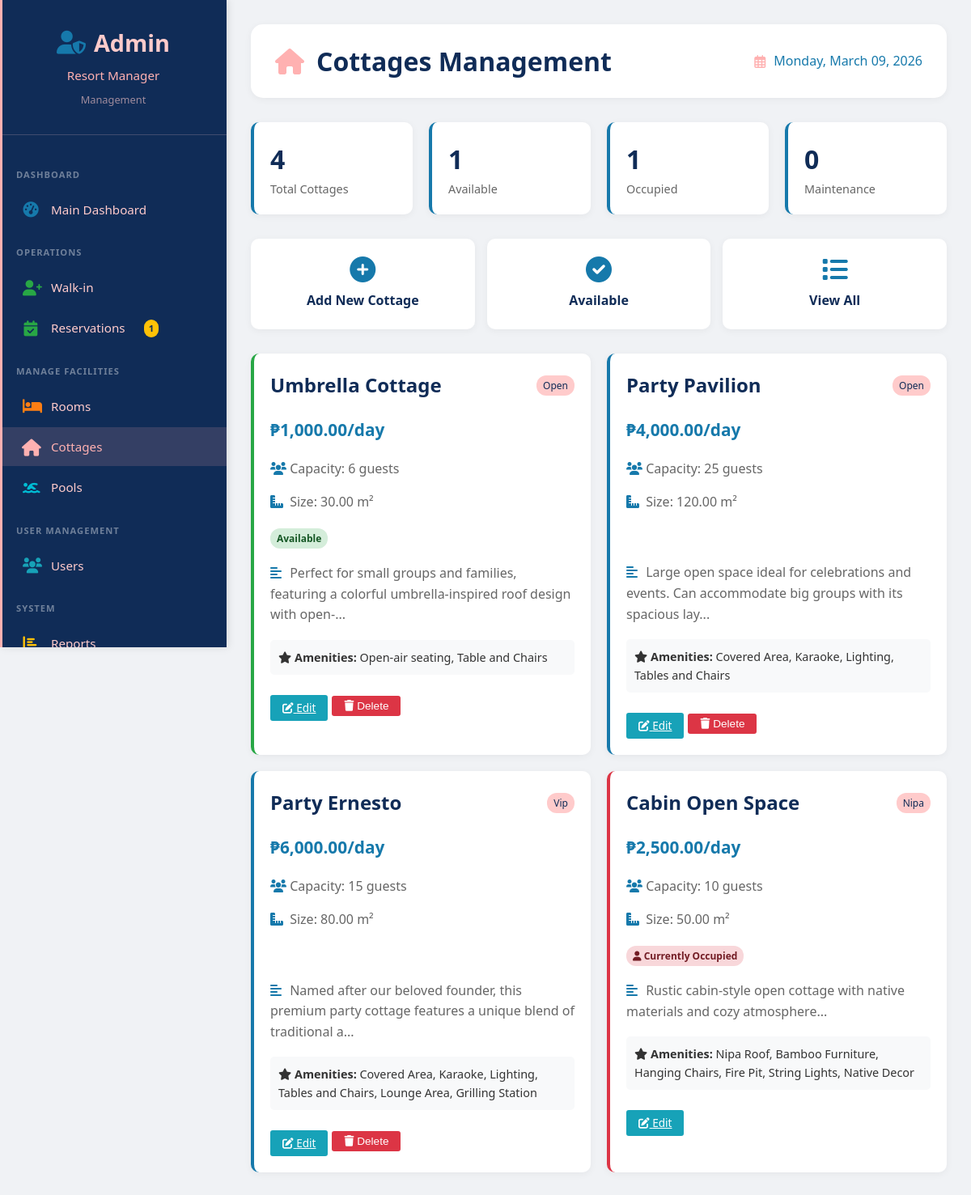
Page /admin/cottages.php (signed in) on the committed database.
### tables this page shows
CREATE TABLE `users` (
  `id` int(11) NOT NULL,
  `username` varchar(50) NOT NULL,
  `email` varchar(100) NOT NULL,
  `password` varchar(255) NOT NULL,
  `full_name` varchar(100) NOT NULL,
  `phone` varchar(20) DEFAULT NULL,
  `address` text DEFAULT NULL,
  `role` enum('super_admin','admin','staff','guest') DEFAULT 'guest',
  `status` enum('active','inactive') DEFAULT 'active',
  `is_walkin_account` tinyint(1) DEFAULT 0,
  `last_login` timestamp NULL DEFAULT NULL,
  `created_at` timestamp NOT NULL DEFAULT current_timestamp(),
  `updated_at` timestamp NOT NULL DEFAULT current_timestamp() ON UPDATE current_timestamp()
);

CREATE TABLE `cottages` (
  `id` int(11) NOT NULL,
  `cottage_name` varchar(100) NOT NULL,
  `description` text DEFAULT NULL,
  `capacity` int(11) DEFAULT 4,
  `size_sqm` decimal(5,2) DEFAULT NULL,
  `amenities` text DEFAULT NULL,
  `price` decimal(10,2) DEFAULT NULL,
  `cottage_type` enum('open','closed','nipa','family','vip') NOT NULL,
  `status` enum('available','unavailable') DEFAULT 'available',
  `created_at` timestamp NOT NULL DEFAULT current_timestamp()
);

### includes/database.php (called while the page is built, shortened)
<?php
class Database {
    private static $instance = null;
    private $connection;
    private $debug = true;
    private function __construct() {
        try {
            $dsn = 'mysql:host=' . DB_HOST . ';dbname=' . DB_NAME . ';charset=' . DB_CHARSET;
            $options = [
                PDO::ATTR_ERRMODE => PDO::ERRMODE_EXCEPTION,
                PDO::ATTR_DEFAULT_FETCH_MODE => PDO::FETCH_ASSOC,
                PDO::ATTR_EMULATE_PREPARES => false,
            ];
            $this->connection = new PDO($dsn, DB_USER, DB_PASS, $options);
        } catch (PDOException $e) {
            die("Connection failed: " . $e->getMessage());
        }
    }
    public static function getInstance() {
        if (self::$instance === null) {
            self::$instance = new self();
        }
        return self::$instance;
    }
    public function query($sql, $params = []) {
        try {
            $this->statement = $this->connection->prepare($sql);
            if (!empty($params)) {
                foreach ($params as $key => $value) {
                    $paramType = PDO::PARAM_STR;
                    if (is_int($value)) {
                        $paramType = PDO::PARAM_INT;
                    } elseif (is_bool($value)) {
                        $paramType = PDO::PARAM_BOOL;
                    } elseif (is_null($value)) {
                        $paramType = PDO::PARAM_NULL;
                    }
                    if (is_string($key)) {
                        $this->statement->bindValue(':' . ltrim($key, ':'), $value, $paramType);
                    } else {
                        $this->statement->bindValue($key + 1, $value, $paramType);
                    }
                }
            }
            $this->statement->execute();
            return $this->statement;
        } catch (PDOException $e) {
            if ($this->debug) {
                error_log("Query Error: " . $e->getMessage());
                error_log("SQL: " . $sql);
                error_log("Params: " . print_r($params, true));
            }
            throw $e;
        }
    }
    public function getRow($sql, $params = []) {
        return $this->query($sql, $params)->fetch();
    }
    public function getRows($sql, $params = []) {
        return $this->query($sql, $params)->fetchAll();
    }
    public function getValue($sql, $params = []) {
        return $this->query($sql, $params)->fetchColumn();
    }
}

### admin/cottages.php (the view, shortened to what this page needs)
<?php
require_once BASE_PATH . '/includes/Database.php';
$db = Database::getInstance();
$current_user = $db->getRow("SELECT * FROM users WHERE id = ?", [$_SESSION['user_id']]);
$cottages = $db->getRows("
    SELECT c.*,
           (SELECT COUNT(*) FROM reservation_cottages rc
            JOIN reservations r ON rc.reservation_id = r.id
            WHERE rc.cottage_id = c.id AND r.status = 'checked_in') as is_occupied
    FROM cottages c
    ORDER BY c.id
");
$total_cottages = count($cottages);
$available_cottages = $db->getValue("SELECT COUNT(*) FROM cottages WHERE status = 'available'");
$occupied_cottages = 0;
foreach ($cottages as $c) {
    if ($c['is_occupied'] > 0) $occupied_cottages++;
}
$maintenance_cottages = $db->getValue("SELECT COUNT(*) FROM cottages WHERE status = 'unavailable'");
?>
<!DOCTYPE html>
<html lang="en">
<head>
   <link rel="stylesheet" href="<?php echo BASE_URL; ?>/assets/css/style.css">
    <link rel="stylesheet" href="<?php echo BASE_URL; ?>/assets/css/admin.css">
    <link rel="stylesheet" href="/assets/css/sidebar.css">
    <link rel="stylesheet" href="https://cdnjs.cloudflare.com/ajax/libs/font-awesome/6.0.0/css/all.min.css">
</head>
<body>
     <?php include '../includes/sidebar.php'; ?>
    <div class="main-content">
        <div class="top-bar">
            <h1>
                <i class="fas fa-home"></i>
                Cottages Management
            </h1>
            <div class="date">
                <i class="far fa-calendar-alt"></i> <?php echo date('l, F d, Y'); ?>
            </div>
        </div>
        <div class="cottage-stats">
            <div class="cottage-stat-card">
                <div class="number"><?php echo $total_cottages; ?></div>
                <div class="label">Total Cottages</div>
            </div>
            <div class="cottage-stat-card">
                <div class="number"><?php echo $available_cottages; ?></div>
                <div class="label">Available</div>
            </div>
            <div class="cottage-stat-card">
                <div class="number"><?php echo $occupied_cottages; ?></div>
                <div class="label">Occupied</div>
            </div>
            <div class="cottage-stat-card">
                <div class="number"><?php echo $maintenance_cottages; ?></div>
                <div class="label">Maintenance</div>
            </div>
        </div>
        <div class="quick-actions">
            <a href="#" onclick="openAddCottageModal()" class="quick-action">
                <i class="fas fa-plus-circle"></i>
                <span>Add New Cottage</span>
            </a>
            <a href="?status=available" class="quick-action">
                <i class="fas fa-check-circle"></i>
                <span>Available</span>
            </a>
            <a href="cottages.php" class="quick-action">
                <i class="fas fa-list"></i>
                <span>View All</span>
            </a>
        </div>
        <div class="cottage-grid">
            <?php foreach ($cottages as $cottage):
                $status_class = $cottage['status'];
                if ($cottage['is_occupied'] > 0) $status_class = 'occupied';
            ?>
            <div class="cottage-card <?php echo $status_class; ?>">
                <div class="cottage-header">
                    <span class="cottage-name"><?php echo htmlspecialchars($cottage['cottage_name']); ?></span>
                    <span class="cottage-type-badge"><?php echo ucfirst($cottage['cottage_type']); ?></span>
                </div>
                <div class="cottage-price">₱<?php echo number_format($cottage['price'], 2); ?>/day</div>
                <div class="cottage-detail">
                    <i class="fas fa-users"></i> Capacity: <?php echo $cottage['capacity']; ?> guests
                </div>
                <div class="cottage-detail">
                    <i class="fas fa-ruler-combined"></i> Size: <?php echo $cottage['size_sqm']; ?> m²
                </div>
                <div style="margin: 10px 0;">
                    <?php if ($cottage['is_occupied'] > 0): ?>
                        <span class="status-badge status-occupied">
                            <i class="fas fa-user"></i> Currently Occupied
                        </span>
                    <?php else: ?>
                        <span class="status-badge status-<?php echo $cottage['status']; ?>">
                            <?php echo ucfirst($cottage['status']); ?>
                        </span>
                    <?php endif; ?>
                </div>
                <div class="cottage-detail">
                    <i class="fas fa-align-left"></i> <?php echo htmlspecialchars(substr($cottage['description'], 0, 100)) . '...'; ?>
                </div>
                <?php if ($cottage['amenities']): ?>
                <div class="amenities-list">
                    <i class="fas fa-star"></i> <strong>Amenities:</strong> <?php echo htmlspecialchars($cottage['amenities']); ?>
                </div>
                <?php endif; ?>
                <div class="action-buttons">
                    <a href="?edit=<?php echo $cottage['id']; ?>" class="btn-icon btn-edit">
                        <i class="fas fa-edit"></i> Edit
                    </a>
                    <?php if ($cottage['is_occupied'] == 0): ?>
                    <form method="POST" style="display: inline;" onsubmit="return confirm('Are you sure you want to delete this cottage?');">
                        <button type="submit" class="btn-icon btn-delete">
                            <i class="fas fa-trash"></i> Delete
                        </button>
                    </form>
                    <?php endif; ?>
                </div>
            </div>
            <?php endforeach; ?>
        </div>
    </div>
</body>
</html>

### includes/sidebar.php (shortened to what this page needs)
<?php
$user_role = $current_user['role'] ?? 'guest';
$user_name = $current_user['full_name'] ?? $current_user['username'] ?? 'User';
$current_page = basename($_SERVER['PHP_SELF']);
$current_directory = basename(dirname($_SERVER['PHP_SELF']));
?>
<div class="sidebar <?php echo $user_role; ?>-sidebar" id="sidebar">
    <div class="sidebar-header <?php echo $user_role; ?>-header">
        <h2>
            <?php if ($user_role == 'super_admin'): ?>
                <i class="fas fa-crown"></i>
            <?php elseif ($user_role == 'admin'): ?>
                <i class="fas fa-user-shield"></i>
            <?php elseif ($user_role == 'staff'): ?>
                <i class="fas fa-user-tie"></i>
            <?php else: ?>
                <i class="fas fa-user"></i>
            <?php endif; ?>
            <span>
                <?php
                if ($user_role == 'super_admin') echo 'Super Admin';
                elseif ($user_role == 'admin') echo 'Admin';
                elseif ($user_role == 'staff') echo 'Staff';
                else echo 'Guest Portal';
                ?>
            </span>
        </h2>
        <p><?php echo htmlspecialchars($user_name); ?></p>
        <small>
            <?php
            if ($user_role == 'super_admin') echo 'Full Access';
            elseif ($user_role == 'admin') echo 'Management';
            elseif ($user_role == 'staff') echo 'Front Desk';
            else echo 'Welcome Back!';
            ?>
        </small>
    </div>
    <ul class="sidebar-menu <?php echo $user_role; ?>" id="sidebarMenu">
        <?php if ($user_role == 'super_admin' || $user_role == 'admin'): ?>
            <li class="menu-section-header">
                <span class="menu-section-title">DASHBOARD</span>
            </li>
            <li>
                <a href="<?php echo BASE_URL; ?>/admin/dashboard.php" class="<?php echo ($current_directory == 'admin' && $current_page == 'dashboard.php') ? 'active' : ''; ?>">
                    <i class="fas fa-tachometer-alt"></i> <span>Main Dashboard</span>
                </a>
            </li>
            <li class="menu-section-header">
                <span class="menu-section-title">OPERATIONS</span>
            </li>
            <li>
                <a href="<?php echo BASE_URL; ?>/admin/walkin.php" class="<?php echo ($current_directory == 'admin' && $current_page == 'walkin.php') ? 'active' : ''; ?>">
                    <i class="fas fa-user-plus"></i> <span>Walk-in</span>
                </a>
            </li>
            <li>
                <a href="<?php echo BASE_URL; ?>/admin/reservations.php" class="<?php echo ($current_directory == 'admin' && $current_page == 'reservations.php') ? 'active' : ''; ?>">
                    <i class="fas fa-calendar-check"></i> <span>Reservations</span>
                    <?php
                    if ($user_role == 'super_admin' || $user_role == 'admin') {
                        global $db;
                        $pending_count = $db->getValue("SELECT COUNT(*) FROM reservations WHERE status = 'pending'");
                        if ($pending_count > 0) {
                            echo '<span class="menu-badge warning">' . $pending_count . '</span>';
                        }
                    }
                    ?>
                </a>
            </li>
            <li class="menu-section-header">
                <span class="menu-section-title">Manage Facilities</span>
            </li>
                    <li>
                        <a href="<?php echo BASE_URL; ?>/admin/rooms.php" class="<?php echo ($current_directory == 'admin' && $current_page == 'rooms.php') ? 'active' : ''; ?>">
                            <i class="fas fa-bed"></i> <span>Rooms</span>
                        </a>
                    </li>
                    <li>
                        <a href="<?php echo BASE_URL; ?>/admin/cottages.php" class="<?php echo ($current_directory == 'admin' && $current_page == 'cottages.php') ? 'active' : ''; ?>">
                            <i class="fas fa-home"></i> <span>Cottages</span>
                        </a>
                    </li>
                    <li>
                        <a href="<?php echo BASE_URL; ?>/admin/pools.php" class="<?php echo ($current_directory == 'admin' && $current_page == 'pools.php') ? 'active' : ''; ?>">
                            <i class="fas fa-swimmer"></i> <span>Pools</span>
                        </a>
                    </li>
            <li class="menu-section-header">
                <span class="menu-section-title">USER MANAGEMENT</span>
            </li>
            <li>
                <a href="<?php echo BASE_URL; ?>/admin/users.php" class="<?php echo ($current_directory == 'admin' && $current_page == 'users.php') ? 'active' : ''; ?>">
                    <i class="fas fa-users"></i> <span>Users</span>
                </a>
            </li>
            <li class="menu-section-header">
                <span class="menu-section-title">SYSTEM</span>
            </li>
            <li>
                <a href="<?php echo BASE_URL; ?>/admin/reports.php" class="<?php echo ($current_directory == 'admin' && $current_page == 'reports.php') ? 'active' : ''; ?>">
                    <i class="fas fa-chart-bar"></i> <span>Reports</span>
                </a>
            </li>
        <?php endif; ?>
    </ul>
</div>

### rows in the picture
users: full_name "Resort Manager"
cottages: cottage_name "Umbrella Cottage", cottage_type "Open", price "1,000.00", capacity "6", size_sqm "30.00", status "Available", description "Perfect for small groups and families, featuring a colorful umbrella-inspired roof design with open-", amenities "Open-air seating, Table and Chairs"
cottages: cottage_name "Party Pavilion", cottage_type "Open", price "4,000.00", capacity "25", size_sqm "120.00", description "Large open space ideal for celebrations and events. Can accommodate big groups with its spacious lay", amenities "Covered Area, Karaoke, Lighting, Tables and Chairs"
cottages: cottage_name "Party Ernesto", cottage_type "Vip", price "6,000.00", capacity "15", size_sqm "80.00", description "Named after our beloved founder, this premium party cottage features a unique blend of traditional a", amenities "Covered Area, Karaoke, Lighting, Tables and Chairs, Lounge Area, Grilling Station"
cottages: cottage_name "Cabin Open Space", cottage_type "Nipa", price "2,500.00", capacity "10", size_sqm "50.00", shows "Currently Occupied", description "Rustic cabin-style open cottage with native materials and cozy atmosphere", amenities "Nipa Roof, Bamboo Furniture, Hanging Chairs, Fire Pit, String Lights, Native Decor"

### other values in the picture
$pending_count "1"
$total_cottages "4"
$available_cottages "1"
$occupied_cottages "1"
$maintenance_cottages "0"
